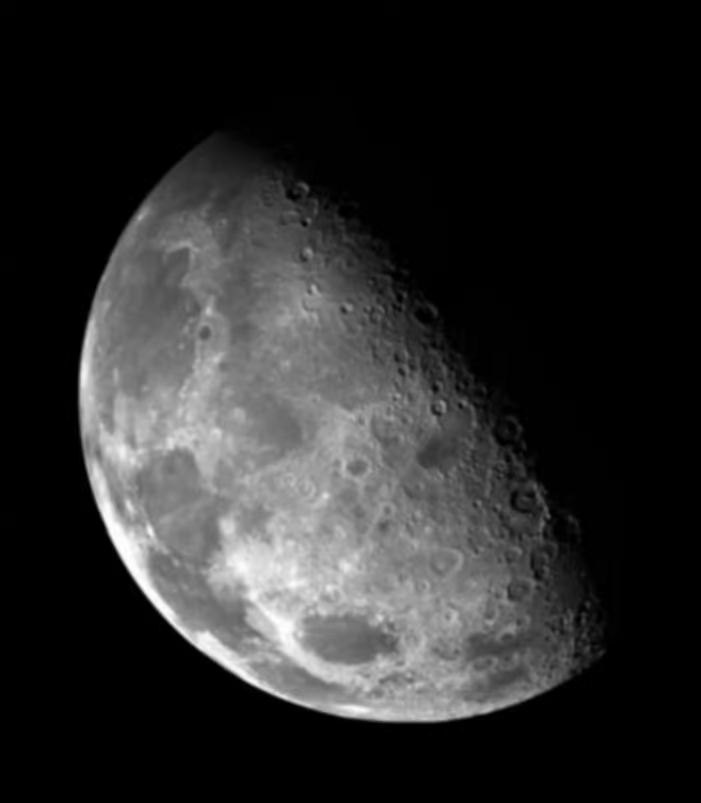
#> input picture 220962018/OpenCV/Lab3/assets/4983606056845312.png, 701 x 803 px, found by its file name
$ python Q4.py
#> lines starting #> are read from the running program, lines starting #| are printed output that depends on the picture; after the words box and inside, x2 and y2 are one past the last pixel; in counts of white or black regions, pixels touching at a corner belong together
import cv2
import numpy as np
import matplotlib.pyplot as plt

def detect_edges(image_path, low_threshold=50, high_threshold=150):
    # Load the image in grayscale
#> called with low_threshold = 50, high_threshold = 150
    image = cv2.imread(image_path, cv2.IMREAD_GRAYSCALE)
#> image is the input picture: shape (803, 701); min 0, max 255, mean 42.8
    if image is None:
        raise ValueError(f"Image at path {image_path} not found.")

    # Apply Gaussian blur to reduce noise and improve edge detection
    blurred_image = cv2.GaussianBlur(image, (5, 5), 0)

    # Apply Canny edge detector
    edges = cv2.Canny(blurred_image, low_threshold, high_threshold)
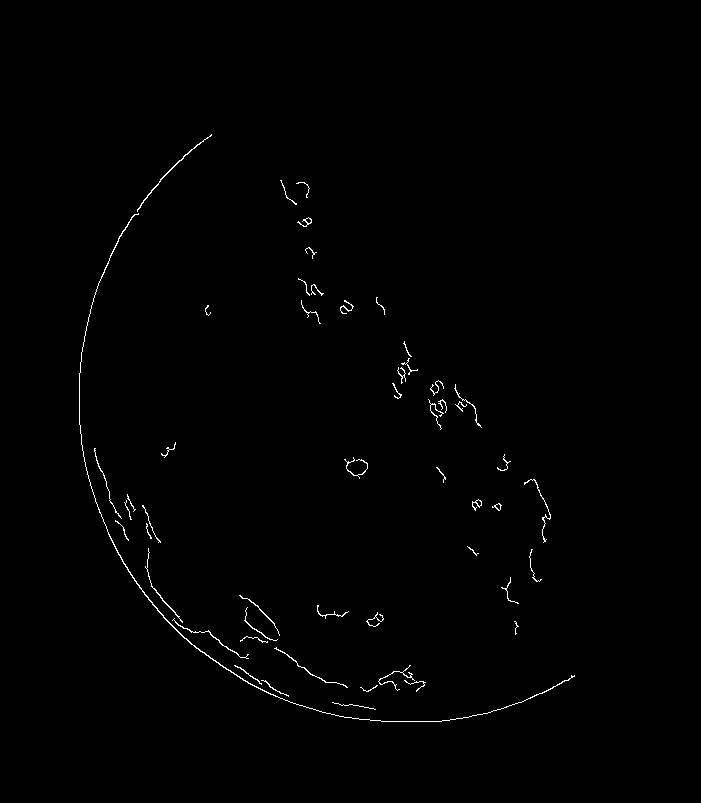
#> edges: shape (803, 701); 0.63% white in thin lines or dots, all inside (x1, y1, x2, y2) = (79, 134, 575, 722)

    # Display results
    plt.figure(figsize=(10, 5))

    plt.subplot(1, 2, 1)
    plt.title('Original Image')
    plt.imshow(image, cmap='gray')
    plt.axis('off')

    plt.subplot(1, 2, 2)
    plt.title('Detected Edges')
    plt.imshow(edges, cmap='gray')
    plt.axis('off')

    plt.show()
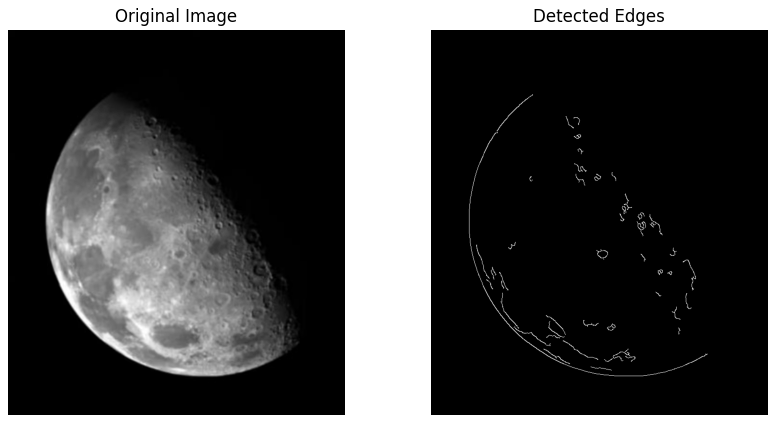
#> figure drawn by matplotlib, 2 panels

# Example usage
detect_edges('/home/student/220962018/OpenCV/Lab3/assets/4983606056845312.png')
